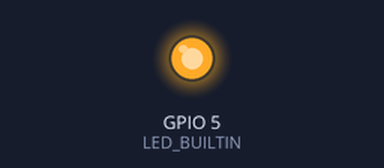
A program run on a simulated ESP32. Shown: output pins drawn as LEDs (lit = HIGH). WiFi joins after 1.5 s; servers stay silent unless stated; uploads are accepted with an empty reply; what the program prints to the serial monitor is not drawn.

Above: at 0.1 s.
At 6.3 s:
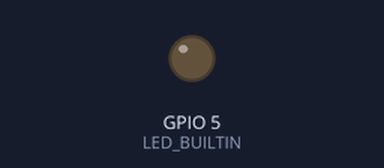
Timing chart, 0 to 7.8 s (numbered marks = the images above):
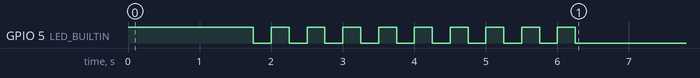

The program:

main.cpp
```cpp
#include <Arduino.h>
#include <WEMOS_SHT3X.h>
#include <ArduinoJson.h>
#include <WiFi.h>
#include <HTTPClient.h>
#include "secrets.h"

const int SAMPLES = 10;
const int LDR_READ_PIN = 36;
const int MOIST_POWER_PIN = 26;
const int MOIST_READ_PIN = 39;
const int LED_BUILTIN = 5;

RTC_DATA_ATTR int bootCount = 0;
RTC_DATA_ATTR char name[15] = CLIENT;

SHT3X sht30(0x45);
StaticJsonDocument<500> doc;

void setup() {
  // put your setup code here, to run once:
  pinMode(LED_BUILTIN, OUTPUT);
  Serial.begin(115200);
  digitalWrite(LED_BUILTIN, HIGH);
  Serial.print("Connecting to ");
  Serial.print(ssid);
  Serial.print(" with password ");
  Serial.println(password);

  WiFi.begin(ssid, password);
  while(WiFi.status() != WL_CONNECTED) {
    delay(500);
    Serial.print(".");
  }
  Serial.println("");
  Serial.print("Connected to WiFi network with IP Address: ");
  Serial.println(WiFi.localIP());
  digitalWrite(LED_BUILTIN, LOW);

  // sinaliza a conexão com wi-fi piscando leds
  for (int i = 0; i < 10; i++)
  {
    digitalWrite(LED_BUILTIN, HIGH);
    delay(250);
    digitalWrite(LED_BUILTIN, LOW);
    delay(250);
  }

}

void POSTData()
{

      if(WiFi.status()== WL_CONNECTED){
      HTTPClient http;

      http.begin(serverName);
      http.addHeader("Content-Type", "application/json");

      String json;
      serializeJson(doc, json);

      Serial.println(json);
      int httpResponseCode = http.POST(json);
      Serial.println(httpResponseCode);
      }
}

void loop() {
  // put your main code here, to run repeatedly:
  ++bootCount; // move this to setup()
  // turn the LED on (HIGH is the voltage level)
  digitalWrite(LED_BUILTIN, HIGH);
  //getDevice(); // use ESP in sleep mode and watchdog trigger
  //senseLight(LDR_READ_PIN);
  //senseMoisture(MOIST_POWER_PIN, MOIST_READ_PIN);
  //senseTemp();
  //senseHumid();

  doc["iluminacao"] = true;
  doc["irrigacao"] = true;

  digitalWrite(LED_BUILTIN, LOW);
  delay(10000);
  Serial.println("Posting...");
  POSTData();
  serializeJsonPretty(doc, Serial);
  Serial.println("\nDone.");
}
```

secrets.h
```cpp
const char* ssid = "PontoESP";
const char* password = "myESP123";
const char* serverName = "https://webhooks.mongodb-realm.com/api/client/v2.0/app/application-1-uetbe/service/hortaCommunication/incoming_webhook/webhook0";

// -- Project -------------------------------------------
#define CLIENT                  "teste horta"        // Client ID for the ESP (or something descriptive "Front Garden")
#define TYPE                    "ESP32"               // Type of Sensor ("Hornbill ESP32" or "Higrow" or "ESP8266" etc.)

// -- Other - Helpers ------------------------------------
#define uS_TO_S_FACTOR          1000000               // Conversion factor for micro seconds to seconds
#define TIME_TO_SLEEP           300                   // Time ESP32 will go to sleep (in seconds)
#define TIME_TO_SNOOZE          5                     // Time ESP32 will go to sleep (in seconds) 
```
